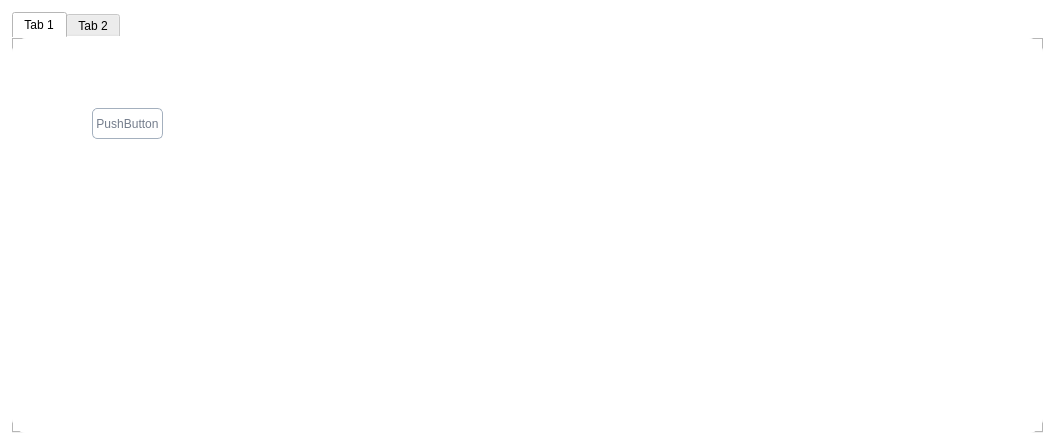
<?xml version="1.0" encoding="UTF-8"?>
<ui version="4.0">
 <class>KeySelection</class>
 <widget class="QDialog" name="KeySelection">
  <property name="geometry">
   <rect>
    <x>0</x>
    <y>0</y>
    <width>1057</width>
    <height>446</height>
   </rect>
  </property>
  <property name="windowTitle">
   <string>Dialog</string>
  </property>
  <property name="styleSheet">
   <string notr="true">background-color: rgb(255, 255, 255);
border-radius:15px;</string>
  </property>
  <widget class="QFrame" name="frame">
   <property name="geometry">
    <rect>
     <x>2</x>
     <y>2</y>
     <width>1051</width>
     <height>441</height>
    </rect>
   </property>
   <property name="styleSheet">
    <string notr="true">background-color: rgb(255, 255, 255);
border-radius:15px;</string>
   </property>
   <property name="frameShape">
    <enum>QFrame::StyledPanel</enum>
   </property>
   <property name="frameShadow">
    <enum>QFrame::Raised</enum>
   </property>
   <widget class="QTabWidget" name="tabWidget">
    <property name="geometry">
     <rect>
      <x>10</x>
      <y>10</y>
      <width>1031</width>
      <height>421</height>
     </rect>
    </property>
    <property name="styleSheet">
     <string notr="true"/>
    </property>
    <property name="currentIndex">
     <number>0</number>
    </property>
    <widget class="QWidget" name="tab">
     <attribute name="title">
      <string>Tab 1</string>
     </attribute>
     <widget class="QPushButton" name="testbutton">
      <property name="geometry">
       <rect>
        <x>80</x>
        <y>70</y>
        <width>71</width>
        <height>31</height>
       </rect>
      </property>
      <property name="styleSheet">
       <string notr="true">QPushButton {
    border: 1px solid #a4b0be;
    border-radius: 5px;
    background-color: #fff;
    color: #747d8c;
}</string>
      </property>
      <property name="text">
       <string>PushButton</string>
      </property>
     </widget>
    </widget>
    <widget class="QWidget" name="tab_2">
     <attribute name="title">
      <string>Tab 2</string>
     </attribute>
    </widget>
   </widget>
  </widget>
 </widget>
 <resources/>
 <connections/>
</ui>
